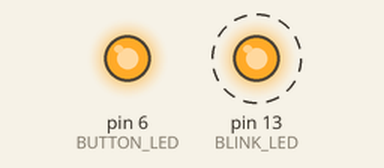
This sketch was run on a simulated Arduino Uno, built with avr-gcc and run on an emulated ATmega328P. Parts: output pins drawn as LEDs (lit = HIGH). Dashed ring = blinking.

Above: at 0.5 s.
Timing chart, 0 to 4.6 s (numbered marks = the images above):
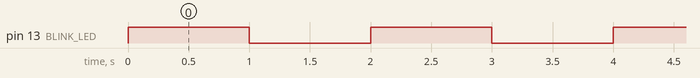

The sketch:

exerc_3_1.ino
```cpp
// (C) Maryam Esmaeili Darestani, Lucas Nordgren, Hannah Shiels: Group 6 2022
// Work package 3
// Exercise 1
// Submission code: 736984

/**
 * Create a simple system in TinkerCad, which will use one LED to blink periodically, e.g. once a second. Add one more
 * LED and a button. The second LED should be on when the button is pressed, and off, when the button is not pressed.
 **/

// C++ code
//
// ------ Defines   ----------
#define BLINK_LED 13   //The pin corresponding to the blinking LED
#define BUTTON_LED 6   //The pin corresponding to the LED with button

// ------ Main   ----------
//Initializing
void setup()
{
    //set pins as output
    pinMode(BLINK_LED, OUTPUT);
    pinMode(BUTTON_LED, OUTPUT);
    //triggers the circuit including the button LED
    digitalWrite(BUTTON_LED, HIGH);

}

//This happens over and over
void loop()
{
    //Does the blinking!
    blink();
}

void blink()
{
    //Turn on the blinking LED
    digitalWrite(BLINK_LED, HIGH);

    // Stay on for a sec
    delay(1000);

    //Turn off the blinking LED
    digitalWrite(BLINK_LED, LOW);

    //Stay off for a sec
    delay(1000);

}
```

Measured:
- by itself, pin 13 (BLINK_LED): alternates HIGH for 1.0 s and LOW for 1.0 s
